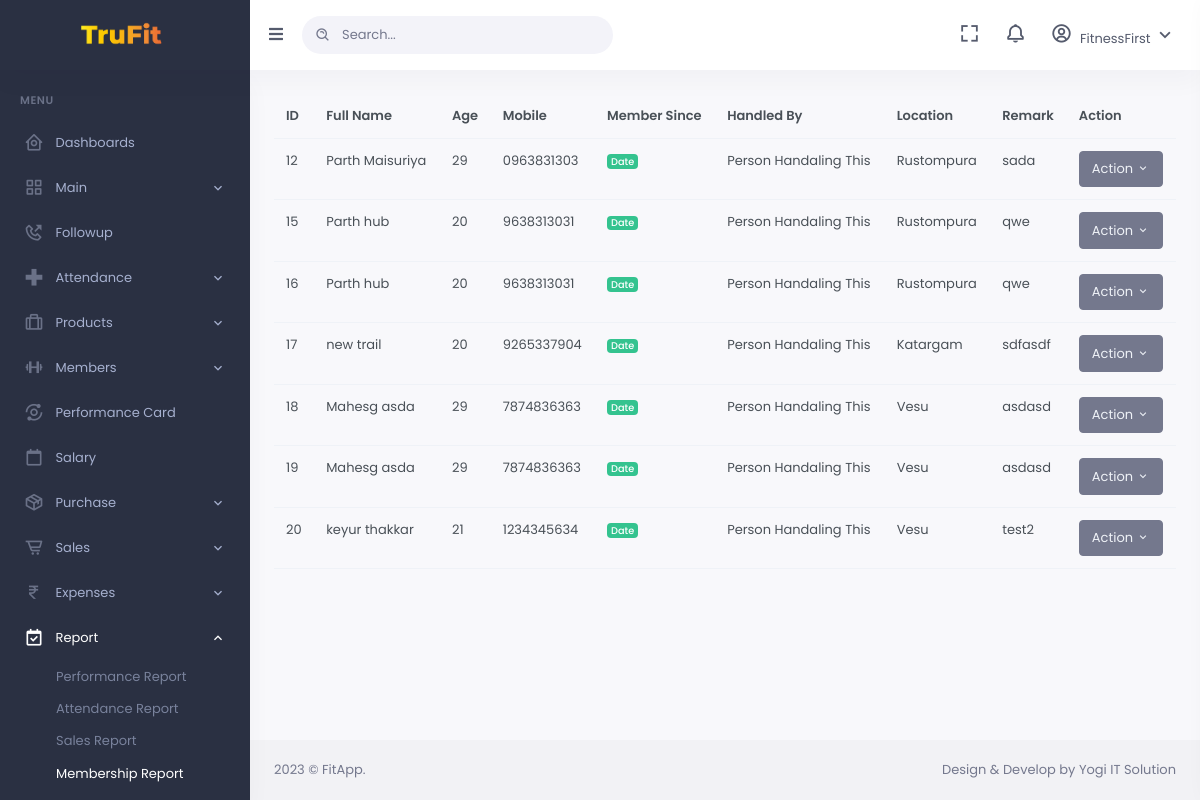
/r_membership.php (signed in), run on the app's committed database.
### tables this page shows
CREATE TABLE `student` (
  `stdID` int(11) NOT NULL,
  `stdfName` varchar(100) NOT NULL,
  `stdlName` varchar(100) NOT NULL,
  `stdAge` int(3) NOT NULL,
  `stdGender` varchar(7) NOT NULL,
  `stdContact` varchar(10) NOT NULL,
  `stdEmailID` varchar(50) NOT NULL,
  `school` varchar(200) NOT NULL,
  `locationID` int(11) NOT NULL,
  `refID` int(11) NOT NULL,
  `programInterestedIN` int(11) NOT NULL,
  `resume` varchar(500) NOT NULL,
  `priority` varchar(50) NOT NULL,
  `remarks` varchar(500) NOT NULL
);

CREATE TABLE `location` (
  `locationID` int(11) NOT NULL,
  `locationName` varchar(50) NOT NULL,
  `addline1` varchar(300) NOT NULL,
  `addline2` varchar(300) NOT NULL,
  `city` varchar(100) NOT NULL,
  `zipcode` varchar(50) NOT NULL,
  `state` varchar(50) NOT NULL,
  `country` varchar(255) NOT NULL,
  `mobile` varchar(10) NOT NULL,
  `printName` varchar(255) NOT NULL,
  `locationEmail` varchar(255) NOT NULL,
  `active` int(11) NOT NULL
);

### r_membership.php (the view, shortened to what this page needs)
<?php
include_once 'db_conn.php';
?>
<!DOCTYPE html>
<html lang="en">
<?php
include('inc/head.php')
?>
<body data-sidebar="dark">
    <div id="layout-wrapper">
        <?php
        include('inc/sidebar.php')
        ?>
        <div id="main" class="layout-column flex">
            <?php
            include('inc/header.php')
            ?>
            <div class="main-content">
                <div class="page-content">
                    <div class="container-fluid">
                        <div class="padding">
                            <table id="table" class="table table-theme v-middle" data-plugin="bootstrapTable" data-toolbar="#toolbar" data-search="true" data-search-align="left" data-show-export="true" data-show-columns="true" data-detail-view="false" data-mobile-responsive="true" data-pagination="true" data-page-list="[10, 25, 50, 100, ALL]">
                                <thead>
                                    <tr>
                                        <th data-sortable="true" data-field="id">ID</th>
                                        <th data-sortable="true" data-field="fullname">Full Name</th>
                                        <th data-sortable="true" data-field="age">Age</th>
                                        <th data-sortable="true" data-field="Mobile">Mobile</th>
                                        <th data-sortable="true" data-field="Lead Type">Member Since</th>
                                        <th data-sortable="true" data-field="Handled By">Handled By</th>
                                        <th data-sortable="true" data-field="Location">Location</th>
                                        <th data-sortable="true" data-field="Remark">Remark</th>
                                        <th>Action</th>
                                    </tr>
                                </thead>
                                <tbody>
                                    <?php
                                    $sqlIn = "SELECT * FROM `student` as s inner JOIN location as l on s.locationID = l.locationID";
                                    $res = mysqli_query($conn, $sqlIn);
                                    while ($row = mysqli_fetch_assoc($res)) {
                                    ?>
                                        <tr class=" flex">
                                            <td class="flex"><?= $row['stdID'] ?></td>
                                            <td class="flex"><?= $row['stdfName'] . " " . $row['stdlName'] ?></td>
                                            <td class="flex"><?= $row['stdAge'] ?></td>
                                            <td class="flex"><?= $row['stdContact'] ?></td>
                                            <td>
                                                <span class="badge  bg-success ">
                                                    Date
                                                </span>
                                            </td>
                                            <td>Person Handaling This</td>
                                            <td class="flex"><?= $row['locationName'] ?></td>
                                            <td><?= $row['remarks'] ?></td>
                                            <td>
                                                <div class="btn-group" role="group">
                                                    <button id="btnGroupVerticalDrop1" type="button" class="btn btn-secondary dropdown-toggle" data-bs-toggle="dropdown" aria-haspopup="true" aria-expanded="false">
                                                        Action <i class="mdi mdi-chevron-down"></i>
                                                    </button>
                                                </div>
                                            </td>
                                        </tr>
                                    <?php } ?>
                                </tbody>
                            </table>
                        </div>
                    </div>
                </div>
            </div>
        </div>
        <?php
        include('inc/footer.php')
        ?>
    </div>
</body>
</html>

### data on the page
student: stdID "12", stdfName "Parth", stdlName "Maisuriya", stdAge "29", stdContact "0963831303", locationID.locationName "Rustompura", remarks "sada"
student: stdID "15", stdfName "Parth", stdlName "hub", stdAge "20", stdContact "9638313031", locationID.locationName "Rustompura", remarks "qwe"
student: stdID "16", stdfName "Parth", stdlName "hub", stdAge "20", stdContact "9638313031", locationID.locationName "Rustompura", remarks "qwe"
student: stdID "17", stdfName "new", stdlName "trail", stdAge "20", stdContact "9265337904", locationID.locationName "Katargam", remarks "sdfasdf"
student: stdID "18", stdfName "Mahesg", stdlName "asda", stdAge "29", stdContact "7874836363", locationID.locationName "Vesu", remarks "asdasd"
student: stdID "19", stdfName "Mahesg", stdlName "asda", stdAge "29", stdContact "7874836363", locationID.locationName "Vesu", remarks "asdasd"
student: stdID "20", stdfName "keyur", stdlName "thakkar", stdAge "21", stdContact "1234345634", locationID.locationName "Vesu", remarks "test2"
